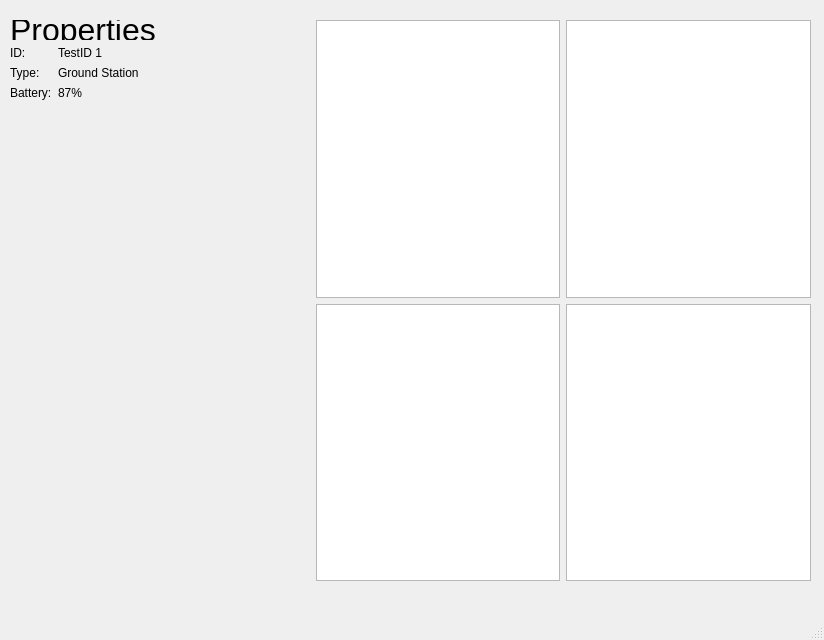
<?xml version="1.0" encoding="UTF-8"?>
<ui version="4.0">
 <class>MainWindow</class>
 <widget class="QMainWindow" name="MainWindow">
  <property name="geometry">
   <rect>
    <x>0</x>
    <y>0</y>
    <width>824</width>
    <height>640</height>
   </rect>
  </property>
  <property name="windowTitle">
   <string>MainWindow</string>
  </property>
  <widget class="QWidget" name="centralwidget">
   <widget class="QWidget" name="horizontalLayoutWidget">
    <property name="geometry">
     <rect>
      <x>10</x>
      <y>20</y>
      <width>801</width>
      <height>561</height>
     </rect>
    </property>
    <layout class="QHBoxLayout" name="horizontalLayout">
     <item>
      <layout class="QVBoxLayout" name="verticalLayout_6">
       <item>
        <widget class="QLabel" name="label">
         <property name="minimumSize">
          <size>
           <width>300</width>
           <height>0</height>
          </size>
         </property>
         <property name="maximumSize">
          <size>
           <width>300</width>
           <height>20</height>
          </size>
         </property>
         <property name="font">
          <font>
           <pointsize>24</pointsize>
          </font>
         </property>
         <property name="text">
          <string>Properties</string>
         </property>
        </widget>
       </item>
       <item>
        <layout class="QFormLayout" name="formLayout">
         <property name="labelAlignment">
          <set>Qt::AlignLeading|Qt::AlignLeft|Qt::AlignVCenter</set>
         </property>
         <property name="formAlignment">
          <set>Qt::AlignLeading|Qt::AlignLeft|Qt::AlignTop</set>
         </property>
         <item row="0" column="0">
          <widget class="QLabel" name="label_2">
           <property name="text">
            <string>ID:</string>
           </property>
          </widget>
         </item>
         <item row="0" column="1">
          <widget class="QLabel" name="label_3">
           <property name="text">
            <string>TestID 1</string>
           </property>
          </widget>
         </item>
         <item row="1" column="0">
          <widget class="QLabel" name="label_6">
           <property name="text">
            <string>Type:</string>
           </property>
          </widget>
         </item>
         <item row="1" column="1">
          <widget class="QLabel" name="label_7">
           <property name="text">
            <string>Ground Station</string>
           </property>
          </widget>
         </item>
         <item row="2" column="0">
          <widget class="QLabel" name="label_4">
           <property name="text">
            <string>Battery:</string>
           </property>
          </widget>
         </item>
         <item row="2" column="1">
          <widget class="QLabel" name="label_5">
           <property name="text">
            <string>87%</string>
           </property>
          </widget>
         </item>
        </layout>
       </item>
      </layout>
     </item>
     <item>
      <layout class="QGridLayout" name="gridLayout">
       <item row="1" column="2">
        <widget class="PlotWidget" name="graphicsView_2"/>
       </item>
       <item row="0" column="2">
        <widget class="PlotWidget" name="graphicsView"/>
       </item>
       <item row="1" column="0">
        <widget class="PlotWidget" name="graphicsView_3"/>
       </item>
       <item row="0" column="0">
        <widget class="PlotWidget" name="graphicsView_4"/>
       </item>
      </layout>
     </item>
    </layout>
   </widget>
  </widget>
  <widget class="QMenuBar" name="menubar">
   <property name="geometry">
    <rect>
     <x>0</x>
     <y>0</y>
     <width>824</width>
     <height>22</height>
    </rect>
   </property>
  </widget>
  <widget class="QStatusBar" name="statusbar"/>
 </widget>
 <customwidgets>
  <customwidget>
   <class>PlotWidget</class>
   <extends>QGraphicsView</extends>
   <header>pyqtgraph</header>
  </customwidget>
 </customwidgets>
 <resources/>
 <connections/>
</ui>
